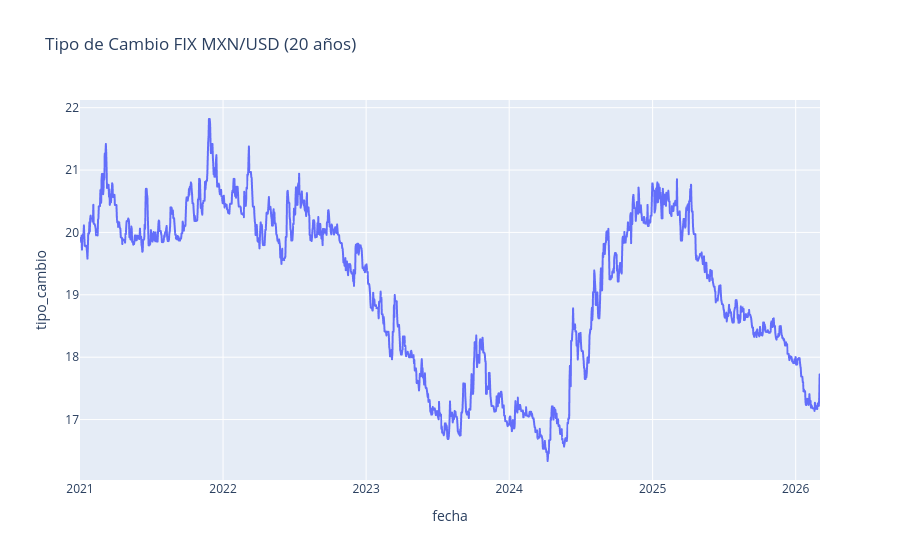

The notebook cell this image was saved under:
### Markdown cell above
## <font color= #003366> **Visualización de la serie de tiempo** </font>

### Code cell
df = df_daily[df_daily.index >= "2021-01-01"]

df_plot = df.reset_index()

fig = px.line(
    df_plot,
    x="fecha",
    y="tipo_cambio",
    title="Tipo de Cambio FIX MXN/USD (20 años)"
)

fig.show()

### Figure 1 — Plotly figure (JSON) as saved in the notebook; plotly's stock layout.template omitted (floating-point values rounded to 4 significant figures; data arrays with more than 128 entries replaced by an {"elided": "..."} marker saying what was removed)
{"data": [{"hovertemplate": "fecha=%{x}<br>tipo_cambio=%{y}<extra></extra>", "legendgroup": "", "line": {"color": "#636efa", "dash": "solid"}, "marker": {"symbol": "circle"}, "mode": "lines", "name": "", "showlegend": false, "type": "scattergl", "x": {"elided": "1889 str values"}, "xaxis": "x", "y": {"elided": "1889 float values"}, "yaxis": "y"}], "layout": {"legend": {"tracegroupgap": 0}, "title": {"text": "Tipo de Cambio FIX MXN/USD (20 años)"}, "xaxis": {"anchor": "y", "domain": [0, 1], "title": {"text": "fecha"}}, "yaxis": {"anchor": "x", "domain": [0, 1], "title": {"text": "tipo_cambio"}}}}
